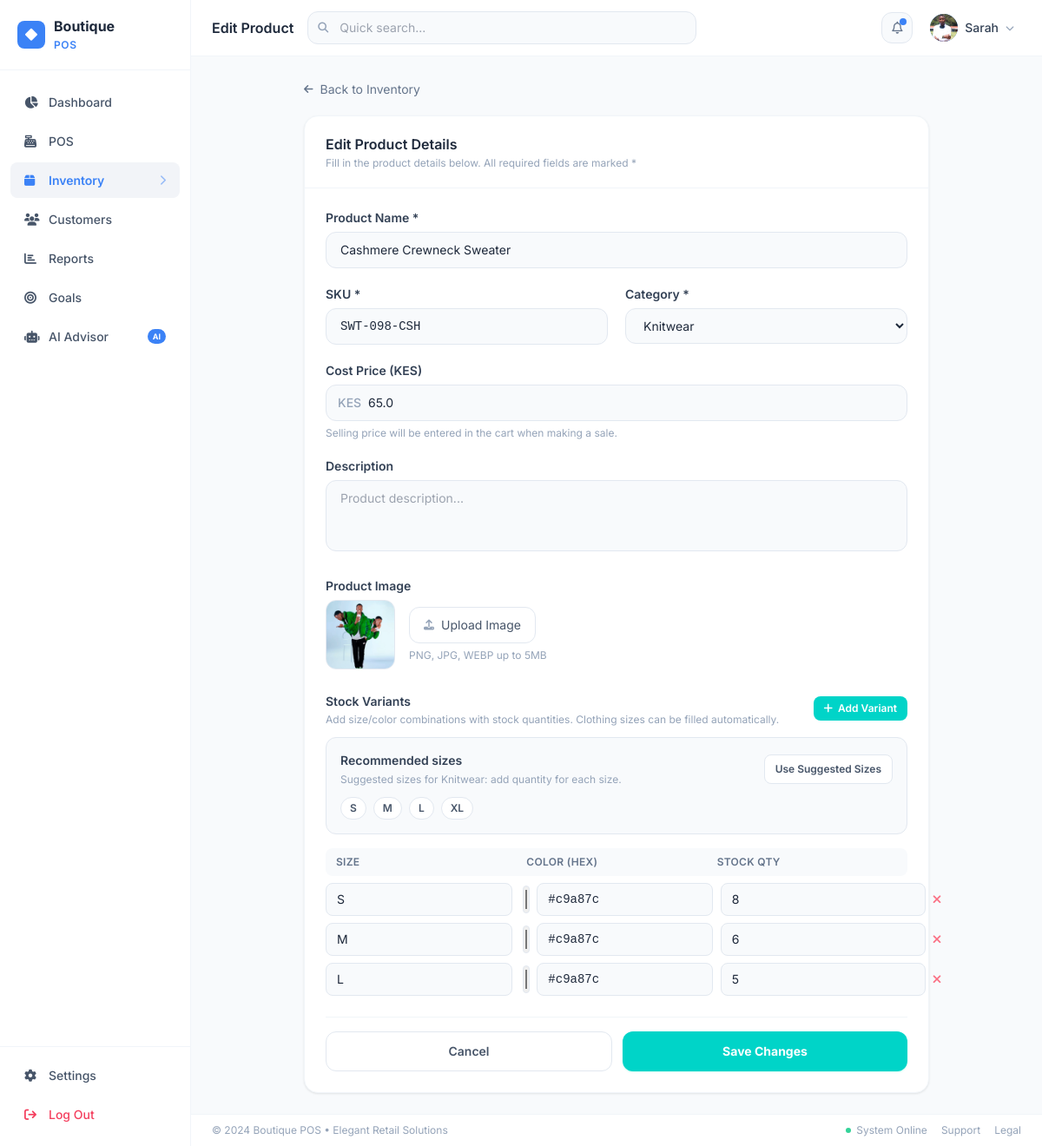
/inventory/edit/10 (signed in), run on an earlier commit of the app's database.
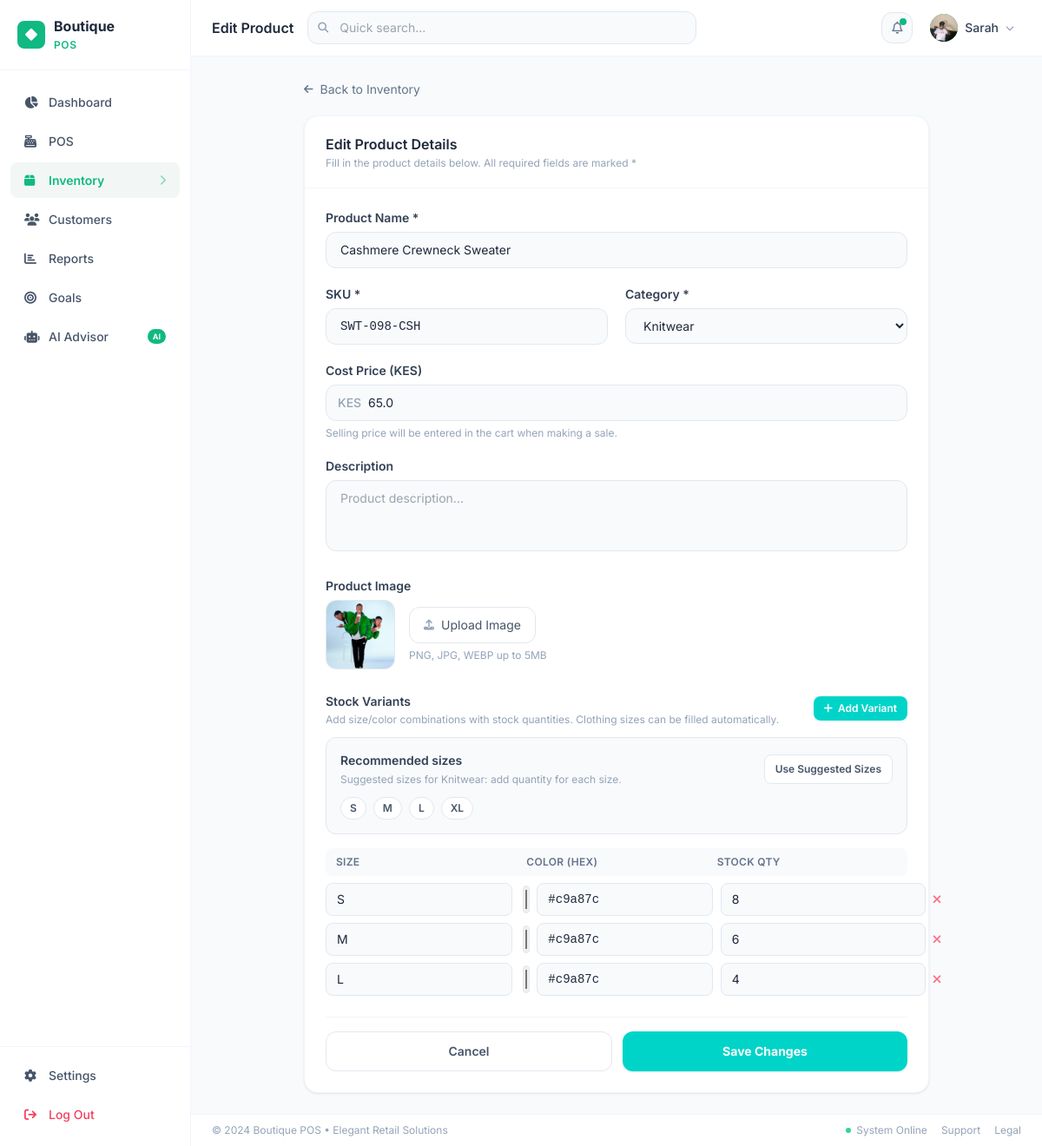
And on a later commit of the database.
### app/models.py (models this page shows, shortened)
class StoreSetting(db.Model):
    __tablename__ = 'store_settings'
    id = db.Column(db.Integer, primary_key=True)
    key = db.Column(db.String(80), unique=True, nullable=False, index=True)
    value = db.Column(db.Text, default='')
    @staticmethod
    def get(key, default=''):
        row = StoreSetting.query.filter_by(key=key).first()
        return row.value if row else default

class User(UserMixin, db.Model):
    __tablename__ = 'users'
    id = db.Column(db.Integer, primary_key=True)
    name = db.Column(db.String(120), nullable=False)
    email = db.Column(db.String(120), unique=True, nullable=False, index=True)
    password_hash = db.Column(db.String(256), nullable=False)
    role = db.Column(db.String(20), default='cashier')  # admin | cashier
    avatar = db.Column(db.String(200), default='')
    is_active = db.Column(db.Boolean, default=True)
    created_at = db.Column(db.DateTime, default=datetime.utcnow)
    last_login = db.Column(db.DateTime)
    sales = db.relationship('Sale', backref='cashier', lazy='dynamic')

class ProductVariant(db.Model):
    __tablename__ = 'product_variants'
    id = db.Column(db.Integer, primary_key=True)
    product_id = db.Column(db.Integer, db.ForeignKey('products.id'), nullable=False)
    size = db.Column(db.String(20), default='')
    color = db.Column(db.String(50), default='')
    stock_qty = db.Column(db.Integer, default=0)
    created_at = db.Column(db.DateTime, default=datetime.utcnow)

### app/routes/inventory.py (the view, shortened to what this page needs)
@inventory_bp.route('/inventory/edit/<int:product_id>', methods=['GET', 'POST'])
@login_required
def edit_product(product_id):
    product = Product.query.get_or_404(product_id)
    categories = Category.query.all()
    return render_template('inventory/form.html', categories=categories, product=product)

### app/models.py (called while the page is built)
@login_manager.user_loader
def load_user(user_id):
    return db.session.get(User, int(user_id))

### app/utils.py (called while the page is built)
def extract_upload_filename(value):
    if not value:
        return ''
    cleaned = str(value).strip().replace('\\', '/').split('?', 1)[0].rstrip('/')
    return os.path.basename(cleaned)

def upload_url(value):
    if not value:
        return ''
    value = str(value).strip()
    if value.startswith(('http://', 'https://', 'data:')):
        return value
    filename = extract_upload_filename(value)
    if not filename:
        return value
    return url_for('uploaded_file', filename=filename)

### app/templates/inventory/form.html (shortened to what the changed rows need)
{% extends "base.html" %}
{% block page_title %}{% if product %}Edit Product{% else %}Add New Product{% endif %}{% endblock %}
{% block app_content %}
<div class="p-6 max-w-3xl mx-auto">
  <div class="bg-white rounded-2xl border border-slate-100 shadow-card">
    <div class="px-6 py-5 border-b border-slate-100">
      <h2 class="font-semibold text-slate-800 text-base">
        {{ 'Edit Product Details' if product else 'Add New Product' }}
      </h2>
    </div>
    <form method="POST" enctype="multipart/form-data" id="productForm" class="p-6 space-y-6">
      <div>
        <div id="variantsContainer" class="space-y-2">
          {% if product %}
            {% for variant in product.variants %}
            <div class="variant-row grid grid-cols-3 gap-3 items-center">
              <input type="text" name="variant_size[]" value="{{ variant.size }}" placeholder="e.g. S, M, 38"
                     class="px-3 py-2 border border-slate-200 rounded-lg text-sm bg-slate-50 focus:bg-white transition-all"/>
              <div class="flex items-center gap-2">
                <input type="color" class="color-picker w-8 h-8 rounded cursor-pointer border border-slate-200" value="{{ variant.color if variant.color.startswith('#') else '#cccccc' }}"/>
                <input type="text" name="variant_color[]" value="{{ variant.color }}" placeholder="#000000"
                       class="flex-1 px-3 py-2 border border-slate-200 rounded-lg text-sm bg-slate-50 focus:bg-white transition-all font-mono"/>
              </div>
              <div class="flex items-center gap-2">
                <input type="number" name="variant_stock[]" value="{{ variant.stock_qty }}" min="0" placeholder="0"
                       class="flex-1 px-3 py-2 border border-slate-200 rounded-lg text-sm bg-slate-50 focus:bg-white transition-all"/>
                <button type="button" onclick="this.closest('.variant-row').remove()"
                        class="text-rose-400 hover:text-rose-600 transition text-sm">
                  <i class="fa-solid fa-xmark"></i>
                </button>
              </div>
            </div>
            {% endfor %}
          {% endif %}
        </div>
      </div>
    </form>
  </div>
</div>
{% endblock %}

### app/templates/base.html (shortened to what the changed rows need)
<!DOCTYPE html>
<html lang="en">
<head>
  <script src="https://cdn.tailwindcss.com"></script>
  <link rel="stylesheet" href="https://cdnjs.cloudflare.com/ajax/libs/font-awesome/6.5.0/css/all.min.css"/>
</head>
<body class="bg-slate-50 text-slate-800">
<div class="flex h-screen overflow-hidden">
  <aside class="w-[220px] flex-shrink-0 bg-white border-r border-slate-100 flex flex-col h-full">
    <div class="px-5 py-5 border-b border-slate-100">
      <a href="{{ url_for('dashboard.index') }}" class="flex items-center gap-2.5" style="text-decoration:none">
        <div class="w-8 h-8 rounded-lg flex items-center justify-center" style="background:var(--theme, #00D4C8)">
          <i class="fa-solid fa-diamond text-white text-sm"></i>
        </div>
        <span class="font-bold text-slate-800 text-base leading-tight">{{ store_name.split()[0] if store_name else 'Boutique' }}<br><span style="color:var(--theme, #00D4C8);font-size:.75rem;font-weight:600;letter-spacing:.05em">{{ store_name.split()[1] if store_name.split()|length > 1 else 'POS' }}</span></span>
      </a>
    </div>
    <nav class="flex-1 px-3 py-4 space-y-1 overflow-y-auto">
      <a href="{{ url_for('dashboard.index') }}"
         class="sidebar-link {% if request.endpoint and 'dashboard' in request.endpoint %}active{% endif %}">
        <i class="fa-solid fa-chart-pie w-4"></i> Dashboard
      </a>
      <a href="{{ url_for('pos.index') }}"
         class="sidebar-link {% if request.endpoint and 'pos' in request.endpoint %}active{% endif %}">
        <i class="fa-solid fa-cash-register w-4"></i> POS
      </a>
      <a href="{{ url_for('inventory.index') }}"
         class="sidebar-link {% if request.endpoint and 'inventory' in request.endpoint %}active{% endif %}">
        <i class="fa-solid fa-box w-4"></i> Inventory
        {% if request.endpoint and 'inventory' in request.endpoint %}
        <i class="fa-solid fa-chevron-right ml-auto text-xs opacity-50"></i>{% endif %}
      </a>
      <a href="{{ url_for('customers.index') }}"
         class="sidebar-link {% if request.endpoint and 'customers' in request.endpoint %}active{% endif %}">
        <i class="fa-solid fa-users w-4"></i> Customers
      </a>
      <a href="{{ url_for('reports.index') }}"
         class="sidebar-link {% if request.endpoint and 'reports' in request.endpoint %}active{% endif %}">
        <i class="fa-solid fa-chart-bar w-4"></i> Reports
      </a>
      <a href="{{ url_for('goals.index') }}"
         class="sidebar-link {% if request.endpoint and 'goals' in request.endpoint %}active{% endif %}">
        <i class="fa-solid fa-bullseye w-4"></i> Goals
      </a>
      <a href="{{ url_for('ai.index') }}"
         class="sidebar-link {% if request.endpoint and request.endpoint.startswith('ai') %}active{% endif %}"
         style="{% if request.endpoint and request.endpoint.startswith('ai') %}{% else %}{% endif %}">
        <i class="fa-solid fa-robot w-4"></i> AI Advisor
        <span class="ml-auto text-[9px] font-bold px-1.5 py-0.5 rounded-full text-white" style="background:var(--theme)">AI</span>
      </a>
    </nav>
  </aside>
  <div class="flex-1 flex flex-col h-full overflow-hidden">
    <header class="bg-white border-b border-slate-100 px-6 py-3 flex items-center gap-4 z-10 flex-shrink-0">
      <h1 class="font-semibold text-slate-800 text-base flex-shrink-0">{% block page_title %}Dashboard{% endblock %}</h1>
      <div class="ml-auto flex items-center gap-3">
        <div class="relative" id="notifWrap">
          <button id="notifBtn"
                  onclick="toggleNotif()"
                  class="relative w-9 h-9 rounded-xl bg-slate-50 border border-slate-200 flex items-center justify-center hover:bg-slate-100 transition">
            <i class="fa-regular fa-bell text-slate-500 text-sm"></i>
            <span id="notifDot" class="absolute top-1.5 right-1.5 w-2 h-2 rounded-full hidden" style="background:var(--theme)"></span>
          </button>
        </div>
        <div class="relative" id="userMenuWrap">
          <button id="userMenuBtn"
                  onclick="toggleUserMenu()"
                  class="flex items-center gap-2 px-2 py-1 rounded-xl hover:bg-slate-50 transition cursor-pointer">
            <div class="w-8 h-8 rounded-full flex items-center justify-center text-white text-xs font-bold overflow-hidden flex-shrink-0" style="background:var(--theme, #00D4C8)">
              {% if current_user.avatar %}
              <img src="{{ upload_url(current_user.avatar) }}"
                   class="w-full h-full object-cover" alt="{{ current_user.name }}">
              {% else %}
              {{ current_user.name[0] | upper }}
              {% endif %}
            </div>
            <span class="text-sm font-medium text-slate-700 hidden md:block">{{ current_user.name.split()[0] }}</span>
            <i class="fa-solid fa-chevron-down text-slate-400 text-[10px] hidden md:block"></i>
          </button>
        </div>
      </div>
    </header>
    <main class="flex-1 overflow-y-auto">
      {% block app_content %}{% endblock %}
    </main>
    <footer class="bg-white border-t border-slate-100 px-6 py-2.5 flex items-center justify-between text-xs text-slate-400 flex-shrink-0">
      <span>&copy; 2024 {{ store_name }} &bull; Elegant Retail Solutions</span>
      <div class="flex items-center gap-4">
        <span class="flex items-center gap-1.5">
        </span>
        <a href="#" class="hover:text-slate-600">Support</a>
        <a href="#" class="hover:text-slate-600">Legal</a>
      </div>
    </footer>
  </div>
</div>
</body>
</html>

What changed in the data, as far as the page shows it:
changed User "Sarah": avatar: a different picture
changed ProductVariant (number 3 of 3 on the later page): stock_qty "5" → "4"
